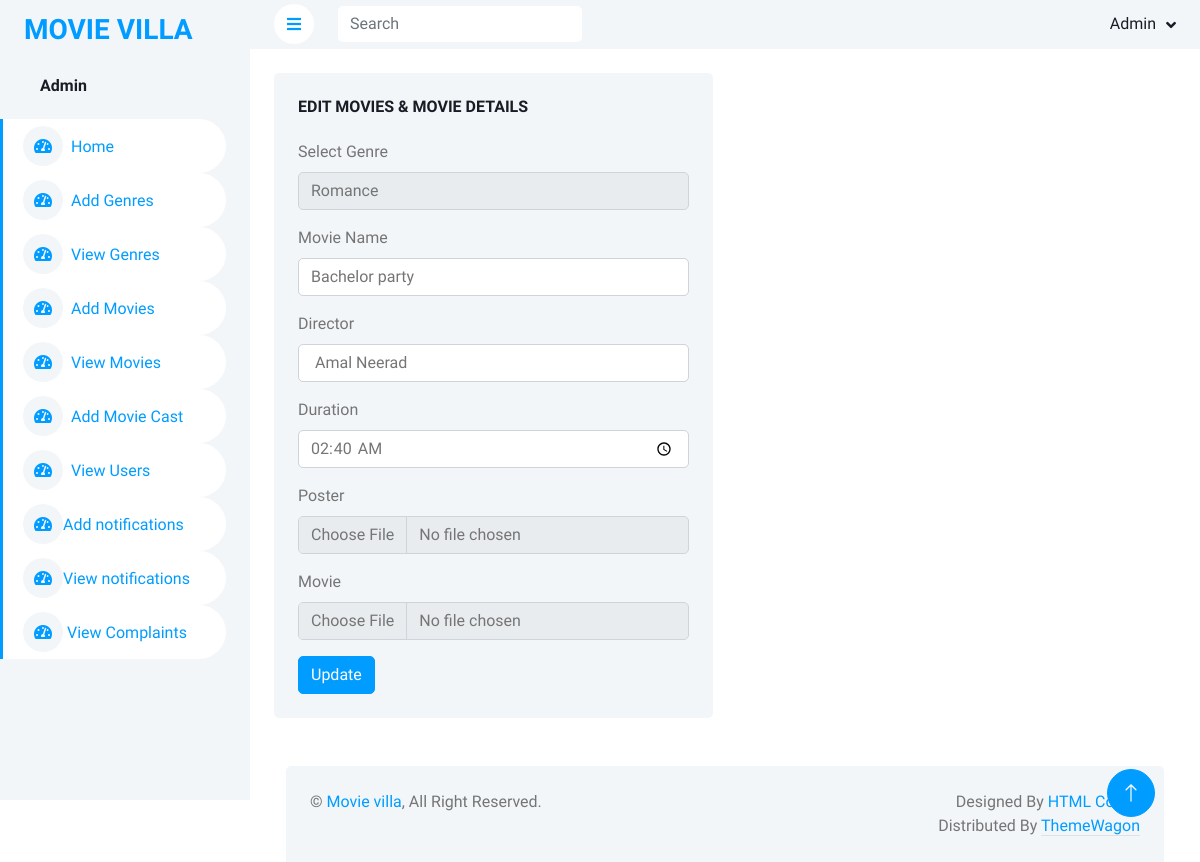
Page /edit/10 on the committed database.
### adminapp/models.py (models this page shows)
class Movies(models.Model):
    genre_id = models.ForeignKey(Genres, on_delete=models.CASCADE)
    movie_name = models.CharField(max_length=120)
    director = models.CharField(max_length=120)
    movie_duration = models.CharField(max_length=120)
    movie_poster = models.ImageField(upload_to="Posters")
    movie_file = models.FileField(upload_to="Movies")

class Genres(models.Model):
    genre_name=models.CharField(max_length=32)
    images=models.ImageField(upload_to='cat',default='sample.jpg')

### adminapp/views.py (the view)
# urls.py: path('edit/<int:editid>',views.edit,name='edit'),
def edit(request,editid):
    data=Movies.objects.filter(id=editid)
    selected_genre = Movies.objects.get(id=editid).genre_id
    genre_details = Genres.objects.all()
    context={
        'data':data,
        'genre_details':genre_details,
        'selected_genre':selected_genre,
    }
    return render(request,'edit.html',context)

### adminapp/templates/edit.html (shortened to what this page needs)
{% extends 'adminhome.html' %}
{% load static %}
{% block body %}
<div class="container-fluid pt-4 px-4">
    <div class="row g-4">
        <div class="col-sm-12 col-xl-6">
            <div class="bg-light rounded h-100 p-4">
                <h6 class="mb-4">EDIT MOVIES & MOVIE DETAILS</h6>
                {% for i in data %}
                <form action="{% url 'update' i.id %}" method="post" enctype="multipart/form-data">
                    <div class="mb-3">
                        <label for="categories" class="form-label">Select Genre</label>
                        <select name="genres" id="" class="form-control">
                                    {% if selected_genre %}
                                    <option value="{{selected_genre.id}}" selected>{{selected_genre.genre_name}}</option>
                                    {% endif %}
                        </select>
                    </div>
                    <div class="mb-3">
                        <label for="movie_name" class="form-label">Movie Name</label>
                        <input type="text" class="form-control" id="movie_name" name="movie_name" value="{{i.movie_name}}">
                    </div>
                    <div class="mb-3">
                        <label for="director_name" class="form-label">Director</label>
                        <input type="text" class="form-control" id="director_name" name="director_name" value="{{i.director}}">
                    </div>
                    <div class="mb-3">
                        <label for="duration" class="form-label">Duration</label>
                        <input type="time" class="form-control" id="duration" name="duration" value="{{i.movie_duration}}">
                    </div>
                    <div class="mb-3">
                        <label for="poster" class="form-label">Poster</label>
                        <input type="file" class="form-control" id="poster" name="poster" value="{{i.movie_poster.url}}">
                    </div>
                    <div class="mb-3">
                        <label for="movie" class="form-label">Movie</label>
                        <input type="file" class="form-control" id="movie" name="movie" value="{{i.movie_file}}">
                    </div>
                    <button type="submit" class="btn btn-primary">Update</button>
                </form>
                {% endfor %}
            </div>
        </div>
{% endblock %}

### adminapp/static/css/style.css (style rules this page uses)
:root { --primary: #009CFF; --light: #F3F6F9; --dark: #191C24; }
.btn { transition: .5s; }
.btn.btn-primary { color: #FFFFFF; }

### rows in the picture
Movies: genres "Romance", movie_name "Bachelor party", director_name "Amal Neerad", duration "02:40"
